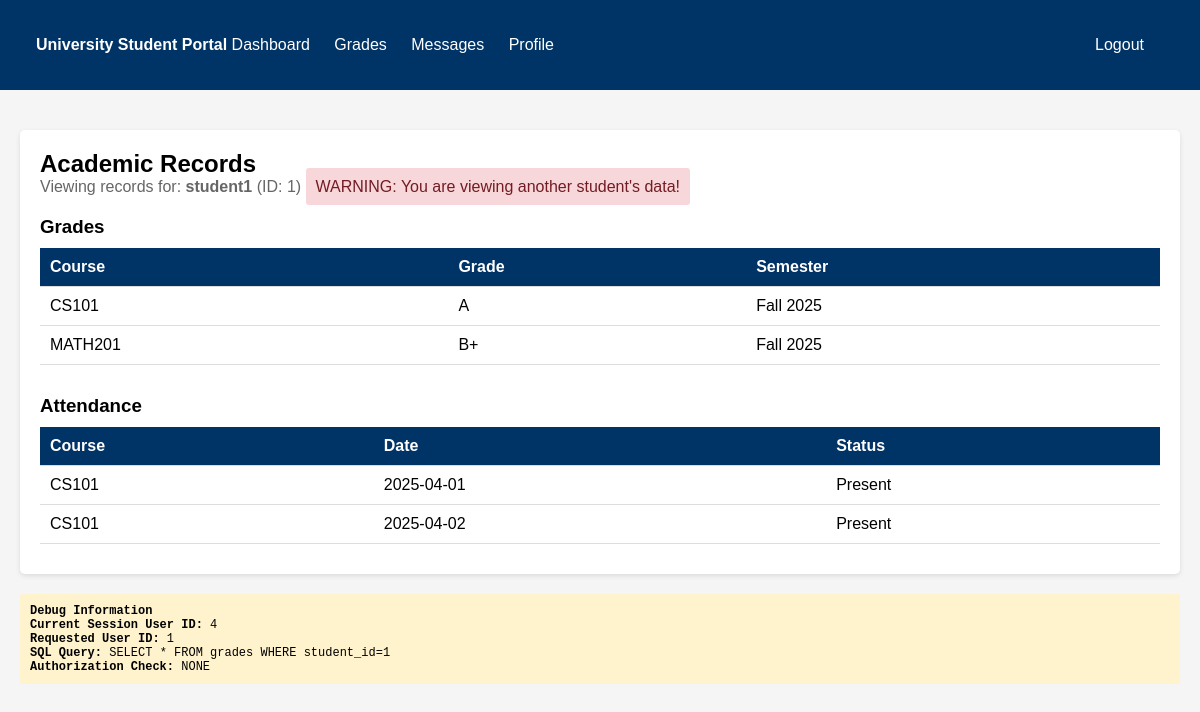
The page /grades.php?user_id=1 (signed in) on the database its author committed.
### tables this page shows
CREATE TABLE IF NOT EXISTS users (
    id INT AUTO_INCREMENT PRIMARY KEY,
    username VARCHAR(50) UNIQUE NOT NULL,
    password VARCHAR(32) NOT NULL,   
    email VARCHAR(100),
    role ENUM('student', 'lecturer') DEFAULT 'student',
    full_name VARCHAR(100),
    phone VARCHAR(20),
    address TEXT,
    created_at TIMESTAMP DEFAULT CURRENT_TIMESTAMP
);

CREATE TABLE IF NOT EXISTS grades (
    id INT AUTO_INCREMENT PRIMARY KEY,
    student_id INT,
    course VARCHAR(50),
    grade VARCHAR(5),
    semester VARCHAR(20),
    FOREIGN KEY (student_id) REFERENCES users(id)
);

CREATE TABLE IF NOT EXISTS attendance (
    id INT AUTO_INCREMENT PRIMARY KEY,
    student_id INT,
    course VARCHAR(50),
    date DATE,
    status VARCHAR(20),
    FOREIGN KEY (student_id) REFERENCES users(id)
);

### grades.php (the view, shortened to what this page needs)
<?php
$conn = getDB();
$user_id = isset($_GET['user_id']) ? $_GET['user_id'] : $_SESSION['user_id'];
$query = "SELECT * FROM users WHERE id = $user_id";
$user_result = $conn->query($query);
$target_user = $user_result->fetch_assoc();
$grades_query = "SELECT * FROM grades WHERE student_id = $user_id";
$grades_result = $conn->query($grades_query);
$attendance_query = "SELECT * FROM attendance WHERE student_id = $user_id";
$attendance_result = $conn->query($attendance_query);
?>
<!DOCTYPE html>
<html>
<head>
</head>
<body>
    <div class="navbar">
        <div class="container">
            <strong>University Student Portal</strong>
            <a href="dashboard.php">Dashboard</a>
            <a href="grades.php">Grades</a>
            <a href="messages.php">Messages</a>
            <a href="profile.php">Profile</a>
            <a href="logout.php" style="float: right;">Logout</a>
        </div>
    </div>
    <div class="container">
        <div class="card">
            <h2>Academic Records</h2>
            <p style="color: #666; margin-bottom: 20px;">
                Viewing records for: <strong><?php echo $target_user['username'] ?? 'Unknown'; ?></strong> (ID: <?php echo $user_id; ?>)
                <?php if ($user_id != $_SESSION['user_id']): ?>
                    <span class="warning">WARNING: You are viewing another student's data!</span>
                <?php endif; ?>
            </p>
            <h3>Grades</h3>
            <table>
                <thead>
                    <tr>
                        <th>Course</th>
                        <th>Grade</th>
                        <th>Semester</th>
                    </tr>
                </thead>
                <tbody>
                    <?php while ($grade = $grades_result->fetch_assoc()): ?>
                    <tr>
                        <td><?php echo $grade['course']; ?></td>
                        <td><?php echo $grade['grade']; ?></td>
                        <td><?php echo $grade['semester']; ?></td>
                    </tr>
                    <?php endwhile; ?>
                </tbody>
            </table>
            <h3 style="margin-top: 30px;">Attendance</h3>
            <table>
                <thead>
                    <tr>
                        <th>Course</th>
                        <th>Date</th>
                        <th>Status</th>
                    </tr>
                </thead>
                <tbody>
                    <?php while ($att = $attendance_result->fetch_assoc()): ?>
                    <tr>
                        <td><?php echo $att['course']; ?></td>
                        <td><?php echo $att['date']; ?></td>
                        <td><?php echo $att['status']; ?></td>
                    </tr>
                    <?php endwhile; ?>
                </tbody>
            </table>
        </div>
        <div class="debug">
            <h4>Debug Information</h4>
            <p><strong>Current Session User ID:</strong> <?php echo $_SESSION['user_id']; ?></p>
            <p><strong>Requested User ID:</strong> <?php echo $user_id; ?></p>
            <p><strong>SQL Query:</strong> SELECT * FROM grades WHERE student_id=<?php echo $user_id; ?></p>
            <p><strong>Authorization Check:</strong> NONE</p>
        </div>
    </div>
</body>
</html>

### grades.php (style rules this page uses)
* { margin: 0; padding: 0; box-sizing: border-box; }
body { font-family: Arial, sans-serif; background: #f5f5f5; }
.navbar { background: #003366; color: white; padding: 1rem; }
.navbar a { color: white; text-decoration: none; margin-right: 20px; }
.container { max-width: 1200px; margin: 0 auto; padding: 20px; }
.card { background: white; padding: 20px; margin: 20px 0; border-radius: 5px; box-shadow: 0 2px 5px rgba(0,0,0,0.1); }
table { width: 100%; border-collapse: collapse; margin: 10px 0; }
th, td { padding: 10px; text-align: left; border-bottom: 1px solid #ddd; }
th { background: #003366; color: white; }
.warning { background: #f8d7da; color: #721c24; padding: 10px; margin: 10px 0; border-radius: 3px; }
.debug { background: #fff3cd; padding: 10px; margin: 10px 0; border-radius: 3px; font-family: monospace; font-size: 12px; }

### rows shown on the page
users: username "student1"
grades: course "CS101", grade "A", semester "Fall 2025"
grades: course "MATH201", grade "B+", semester "Fall 2025"
attendance: course "CS101", date "2025-04-01", status "Present"
attendance: course "CS101", date "2025-04-02", status "Present"

### other values the page prints
$user_id "1"
$_SESSION['user_id'] "4"
